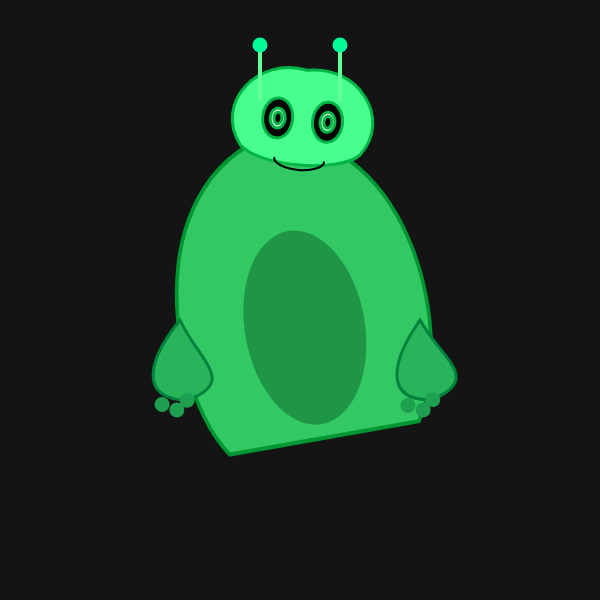
Frame 1 (no input)
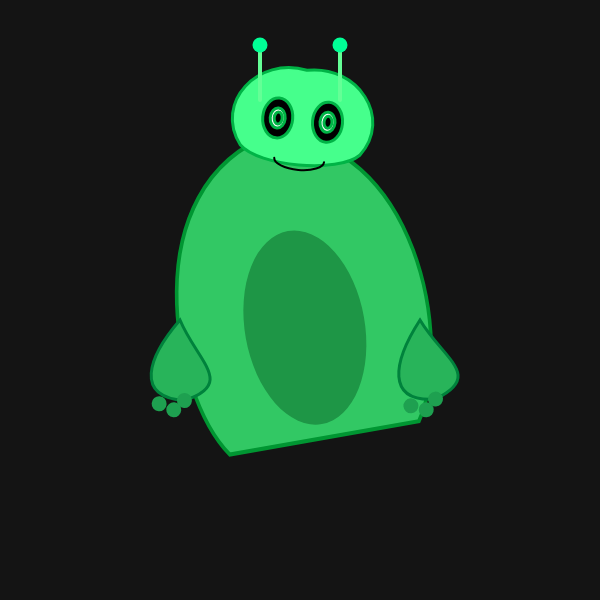
Frame 2 (the mouse pressed at the canvas centre, redrawn once)

The p5.js sketch that drew these frames (run headless with seeded random() and noise() and a simulated clock; the mouse was pressed at the canvas centre and the sketch redrawn once):

// p5.js sketch
// ── sketch.js
function setup() {
  createCanvas(600, 600);
  background(20);
  noLoop();
}

function draw() {
  background(20);
  translate(width / 2, height / 2);

  push();
  rotate(radians(-10));
  scale(1.2, 1.4);
  drawAlienBody();
  pop();

  push();
  translate(0, -150);
  rotate(radians(5));
  drawAlienHead();
  pop();

  push();
  translate(-120, 20);
  rotate(radians(sin(frameCount * 0.1) * 20));
  drawAlienArm();
  pop();

  push();
  translate(120, 20);
  rotate(radians(-sin(frameCount * 0.1) * 20));
  drawAlienArm();
  pop();

  push();
  translate(-40, -200);
  drawAntenna();
  pop();

  push();
  translate(40, -200);
  drawAntenna();
  pop();
}

function drawAlienBody() {
  fill(50, 200, 100);
  stroke(0, 150, 50);
  strokeWeight(3);

  beginShape();
  vertex(-80, 100);
  bezierVertex(-120, 50, -120, -100, 0, -120);
  bezierVertex(120, -100, 120, 50, 80, 100);
  endShape(CLOSE);

  fill(30, 150, 70);
  noStroke();
  ellipse(0, 20, 100, 140);
}

function drawAlienHead() {
  fill(70, 255, 140);
  stroke(0, 180, 70);
  strokeWeight(3);

  beginShape();
  vertex(-60, 0);
  bezierVertex(-90, -40, -50, -90, 0, -80);
  bezierVertex(50, -90, 90, -40, 60, 0);
  bezierVertex(40, 20, -40, 20, -60, 0);
  endShape(CLOSE);

  fill(0);
  ellipse(-25, -30, 30, 40);
  ellipse(25, -30, 30, 40);

  fill(255);
  ellipse(-25, -30, 15, 20);
  ellipse(25, -30, 15, 20);

  fill(0);
  let pupilOffset = sin(frameCount * 0.05) * 5;
  ellipse(-25 + pupilOffset, -30, 8, 12);
  ellipse(25 + pupilOffset, -30, 8, 12);

  noFill();
  stroke(0);
  strokeWeight(2);
  arc(0, 10, 50, 20, 0, PI);
}

function drawAlienArm() {
  fill(40, 180, 90);
  stroke(0, 130, 60);
  strokeWeight(3);
  beginShape();
  vertex(0, 0);
  bezierVertex(20, 40, 60, 60, 10, 80);
  bezierVertex(-40, 80, -30, 40, 0, 0);
  endShape(CLOSE);

  fill(30, 160, 80);
  noStroke();
  ellipse(10, 80, 15, 15);
  ellipse(0, 90, 15, 15);
  ellipse(-15, 85, 15, 15);
}

function drawAntenna() {
  stroke(100, 255, 150);
  strokeWeight(4);
  line(0, 0, 0, -50);
  fill(0, 255, 150);
  noStroke();
  ellipse(0, -55, 15, 15);
}
